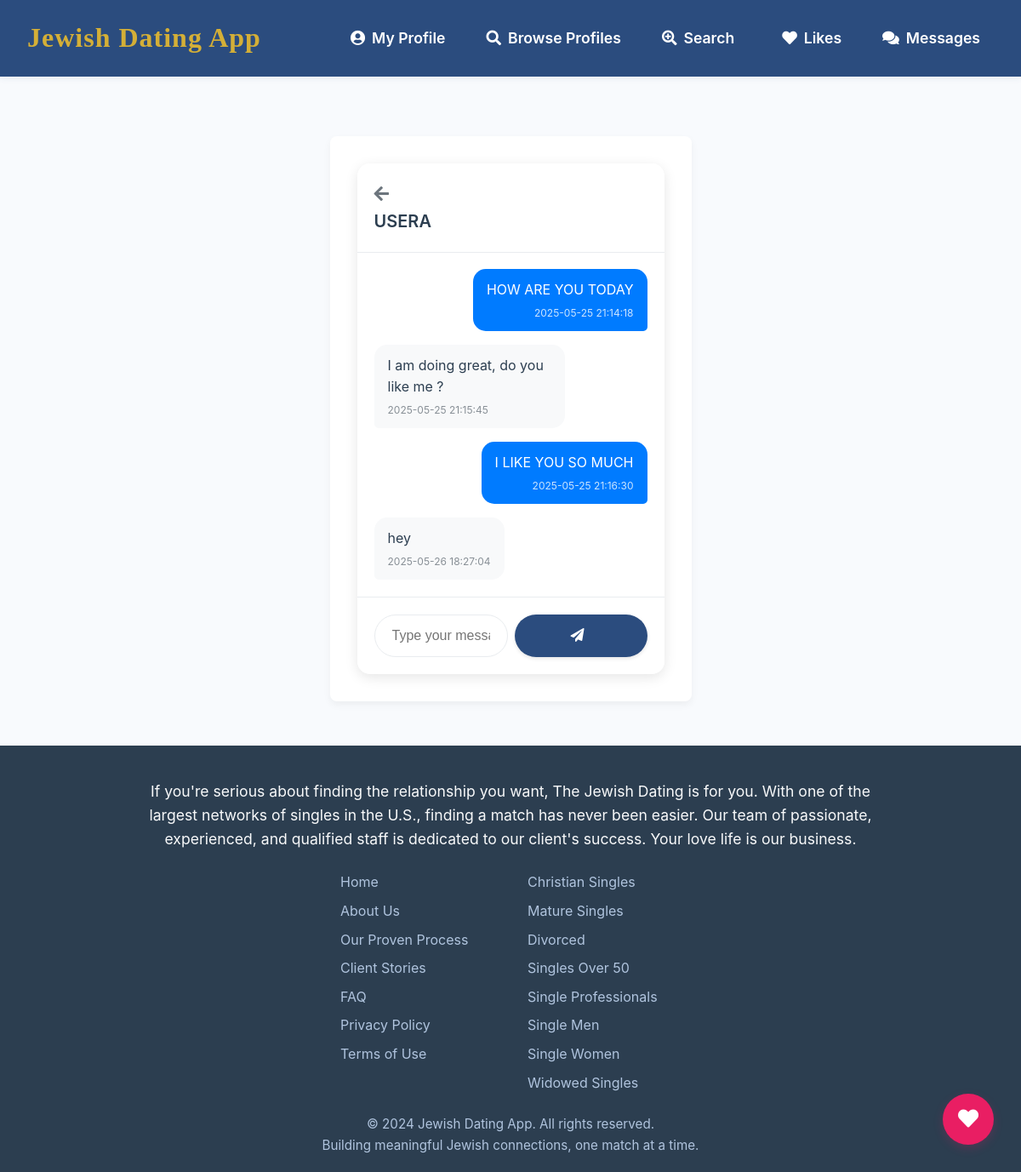
Screenshot of /messages/1 (signed in) with the database file from the repository.
### tables this page shows
CREATE TABLE users (
            id INTEGER PRIMARY KEY AUTOINCREMENT,
            username TEXT UNIQUE NOT NULL,
            password TEXT NOT NULL
        , last_active DATETIME, latitude REAL, longitude REAL, min_age_preference INTEGER DEFAULT 18, max_age_preference INTEGER DEFAULT 120);

CREATE TABLE messages (
            id INTEGER PRIMARY KEY AUTOINCREMENT,
            sender_id INTEGER NOT NULL,
            receiver_id INTEGER NOT NULL,
            content TEXT NOT NULL,
            timestamp DATETIME DEFAULT CURRENT_TIMESTAMP,
            FOREIGN KEY (sender_id) REFERENCES users(id),
            FOREIGN KEY (receiver_id) REFERENCES users(id)
        );

### app.py (the view, shortened to what this page needs)
@app.route('/messages/<int:user_id>', methods=('GET', 'POST'))
@login_required
def conversation(user_id):
    conn = get_db_connection()
    current_user_id = g.user['id']
    other_user = conn.execute(
        'SELECT id, username FROM users WHERE id = ?', (user_id,)
    ).fetchone()
    if not other_user:
        conn.close()
        flash('User not found.', 'error')
        return redirect(url_for('messages'))
    if other_user['id'] == current_user_id:
        conn.close()
        flash('You cannot message yourself.', 'warning')
        return redirect(url_for('messages'))
    messages = conn.execute(
        '''
        SELECT sender_id, receiver_id, content, timestamp
        FROM messages
        WHERE (sender_id = ? AND receiver_id = ?) OR (sender_id = ? AND receiver_id = ?)
        ORDER BY timestamp ASC
        ''',
        (current_user_id, other_user['id'], other_user['id'], current_user_id)
    ).fetchall()
    conn.close()
    return render_template('conversation.html', messages=messages, other_user=other_user)

### app.py (called while the page is built)
def get_db_connection():
    conn = sqlite3.connect(app.config['DATABASE'])
    conn.row_factory = sqlite3.Row
    return conn

@app.context_processor
def inject_now():
    return {'now': datetime.datetime.now()}

@app.before_request
def load_logged_in_user():
    user_id = session.get('user_id')
    if user_id is None:
        g.user = None
    else:
        conn = get_db_connection()
        g.user = conn.execute(
            'SELECT * FROM users WHERE id = ?', (user_id,)
        ).fetchone()
        conn.execute(
            'UPDATE users SET last_active = CURRENT_TIMESTAMP WHERE id = ?', (user_id,)
        )
        conn.commit()
        conn.close()

def login_required(view):
    @wraps(view)
    def wrapped_view(*args, **kwargs):
        if g.user is None:
            flash('You need to be logged in to access this page.', 'warning')
            return redirect(url_for('login'))
        return view(*args, **kwargs)
    return wrapped_view

### templates/conversation.html (shortened to what this page needs)
{% extends "base.html" %}
{% block content %}
<div class="container py-5">
    <div class="chat-container">
        <div class="chat-header">
            <div class="d-flex align-items-center">
                <a href="{{ url_for('messages') }}" class="back-button">
                    <i class="fas fa-arrow-left"></i>
                </a>
                <div class="chat-user-info">
                    <h2 class="chat-username">{{ other_user.username }}</h2>
                </div>
            </div>
        </div>
        <div class="chat-messages" id="chat-messages">
            {% for message in messages %}
                <div class="message {% if message.sender_id == g.user.id %}message-sent{% else %}message-received{% endif %}">
                    <div class="message-content">
                        {{ message.content }}
                        <div class="message-time">
                            {{ message.timestamp }}
                        </div>
                    </div>
                </div>
            {% endfor %}
        </div>
        <div class="chat-input">
            <form method="post" class="message-form">
                <div class="input-group">
                    <input type="text"
                           name="message_content"
                           class="form-control"
                           placeholder="Type your message..."
                           required
                           autocomplete="off">
                    <button type="submit" class="btn btn-primary">
                        <i class="fas fa-paper-plane"></i>
                    </button>
                </div>
            </form>
        </div>
    </div>
</div>
{% endblock %}

### static/style.css (style rules this page uses)
.form-control { width: 100%; padding: 0.75rem; font-size: 1rem; line-height: 1.5; color: #495057; background-color: #fff; border: 1px solid #ced4da; border-radius: 0.25rem; transition: border-color 0.15s ease-in-out, box-shadow 0.15s ease-in-out; }
.btn-primary { display: block; width: 100%; padding: 0.75rem; font-size: 1rem; font-weight: 500; text-align: center; color: #fff; background-color: #007bff; border: 1px solid #007bff; border-radius: 0.25rem; cursor: pointer; transition: background-color 0.15s ease-in-out, border-color 0.15s ease-in-out; }
:root { --primary-color: #007bff; --secondary-color: #6c757d; --light-gray: #f8f9fa; --border-color: #e0e0e0; --border-radius: 8px; --border-radius-small: 5px; --box-shadow: 0 1px 6px rgba(0, 0, 0, 0.08); --box-shadow-hover: 0 8px 16px rgba(0, 0, 0, 0.1); }

### templates/base.html (style rules this page uses)
html, body { height: 100%; }
body { min-height: 100vh; display: flex; flex-direction: column; font-family: 'Inter', sans-serif; line-height: 1.6; color: #333; background-color: #f8fafd; padding-top: 80px; }
:root { --primary-color: #2B4C7E; --secondary-color: #D4AF37; --success-color: #2ecc71; --danger-color: #e74c3c; --warning-color: #f1c40f; --light-gray: #f8fafd; --dark-gray: #2c3e50; --text-color: #333; --border-radius: 8px; --box-shadow: 0 4px 10px rgba(0,0,0,0.05); }
* { margin: 0; padding: 0; box-sizing: border-box; }
.btn-primary { display: flex; align-items: center; gap: 0.5rem; padding: 0.6rem 1.25rem; background: var(--primary-color); color: white; border: none; border-radius: 8px; font-weight: 500; transition: all 0.3s ease; text-decoration: none; }
.container { background-color: white; border-radius: var(--border-radius); box-shadow: var(--box-shadow); padding: 2rem; margin-bottom: 2rem; }
.btn { display: inline-block; padding: 0.8rem 1.5rem; border: none; border-radius: var(--border-radius); font-weight: 500; text-decoration: none; cursor: pointer; transition: all 0.3s ease; }
.form-control { width: 100%; padding: 0.8rem; border: 1px solid #ddd; border-radius: var(--border-radius); font-size: 1rem; }

### templates/conversation.html (style rules this page uses)
.chat-container { max-width: 800px; margin: 0 auto; background: #fff; border-radius: 15px; box-shadow: 0 4px 15px rgba(0, 0, 0, 0.1); display: flex; flex-direction: column; height: calc(100vh - 200px); min-height: 500px; }
.chat-header { padding: 1.25rem; border-bottom: 1px solid #e9ecef; background: #fff; border-radius: 15px 15px 0 0; }
.back-button { color: #6c757d; font-size: 1.25rem; margin-right: 1rem; text-decoration: none; transition: color 0.2s ease; }
.chat-username { font-size: 1.25rem; font-weight: 600; color: #2c3e50; margin: 0; }
.chat-messages { flex-grow: 1; padding: 1.25rem; overflow-y: auto; display: flex; flex-direction: column; gap: 1rem; }
.message { max-width: 70%; display: flex; flex-direction: column; }
.message-sent { align-self: flex-end; }
.message-received { align-self: flex-start; }
.message-content { padding: 0.75rem 1rem; border-radius: 15px; position: relative; word-wrap: break-word; }
.message-sent .message-content { background: #007bff; color: #fff; border-bottom-right-radius: 5px; }
.message-received .message-content { background: #f8f9fa; color: #2c3e50; border-bottom-left-radius: 5px; }
.message-time { font-size: 0.75rem; margin-top: 0.25rem; opacity: 0.8; }
.message-sent .message-time { text-align: right; color: #fff; }
.message-received .message-time { color: #6c757d; }
.chat-input { padding: 1.25rem; border-top: 1px solid #e9ecef; background: #fff; border-radius: 0 0 15px 15px; }
.message-form { display: flex; gap: 0.5rem; }
.input-group { display: flex; gap: 0.5rem; }
.form-control { border: 1px solid #e9ecef; border-radius: 25px; padding: 0.75rem 1.25rem; font-size: 1rem; transition: border-color 0.2s ease, box-shadow 0.2s ease; }
.btn { padding: 0.75rem 1.25rem; border-radius: 25px; font-weight: 500; transition: all 0.2s ease-in-out; }
.btn i { margin-right: 0.5rem; }
.btn-primary { box-shadow: 0 2px 4px rgba(0, 0, 0, 0.1); }

### rows the page displays
users: username "USERA"
messages: content "HOW ARE YOU TODAY", timestamp "2025-05-25 21:14:18"
messages: content "I am doing great, do you like me ?", timestamp "2025-05-25 21:15:45"
messages: content "I LIKE YOU SO MUCH", timestamp "2025-05-25 21:16:30"
messages: content "hey", timestamp "2025-05-26 18:27:04"
